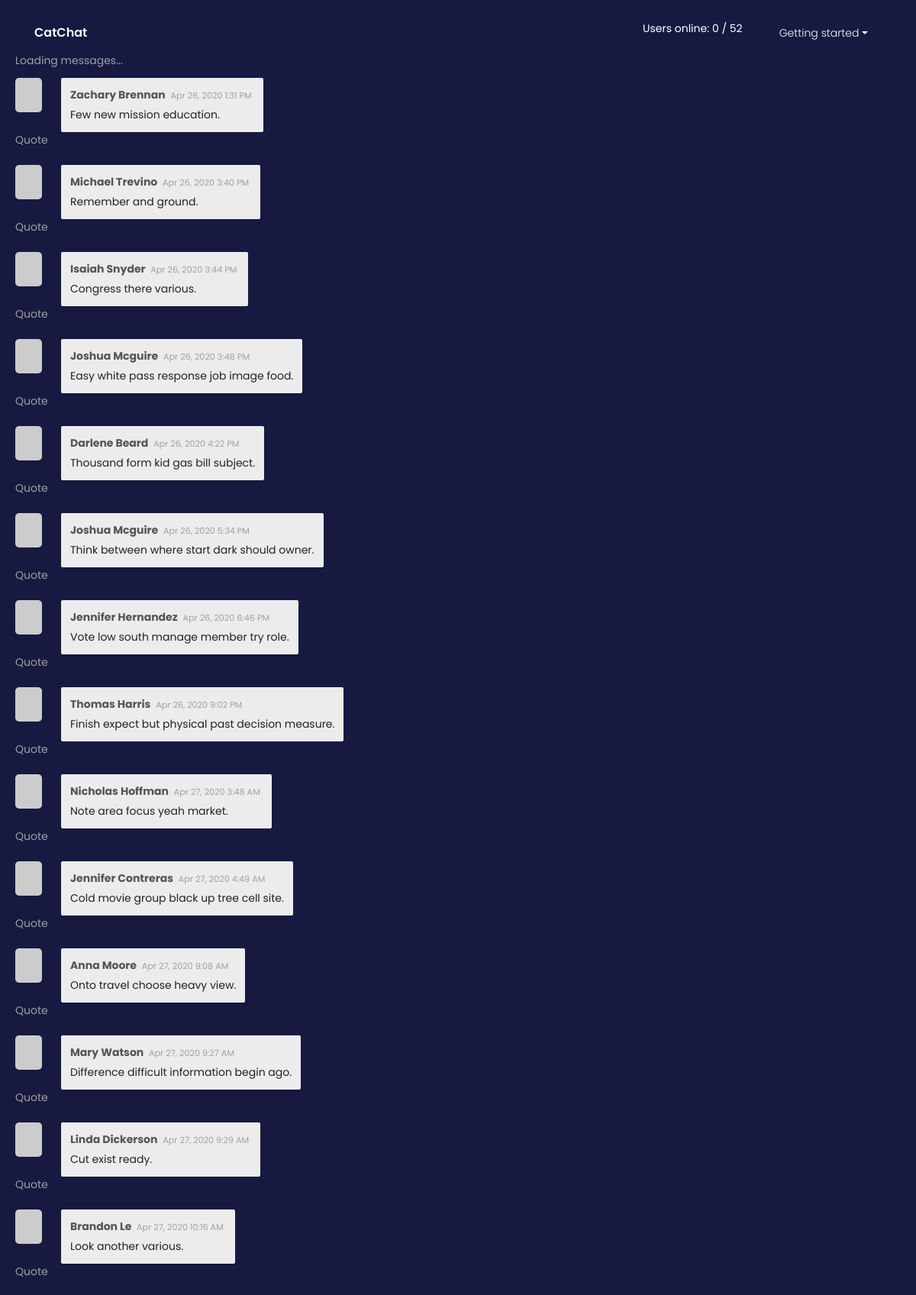
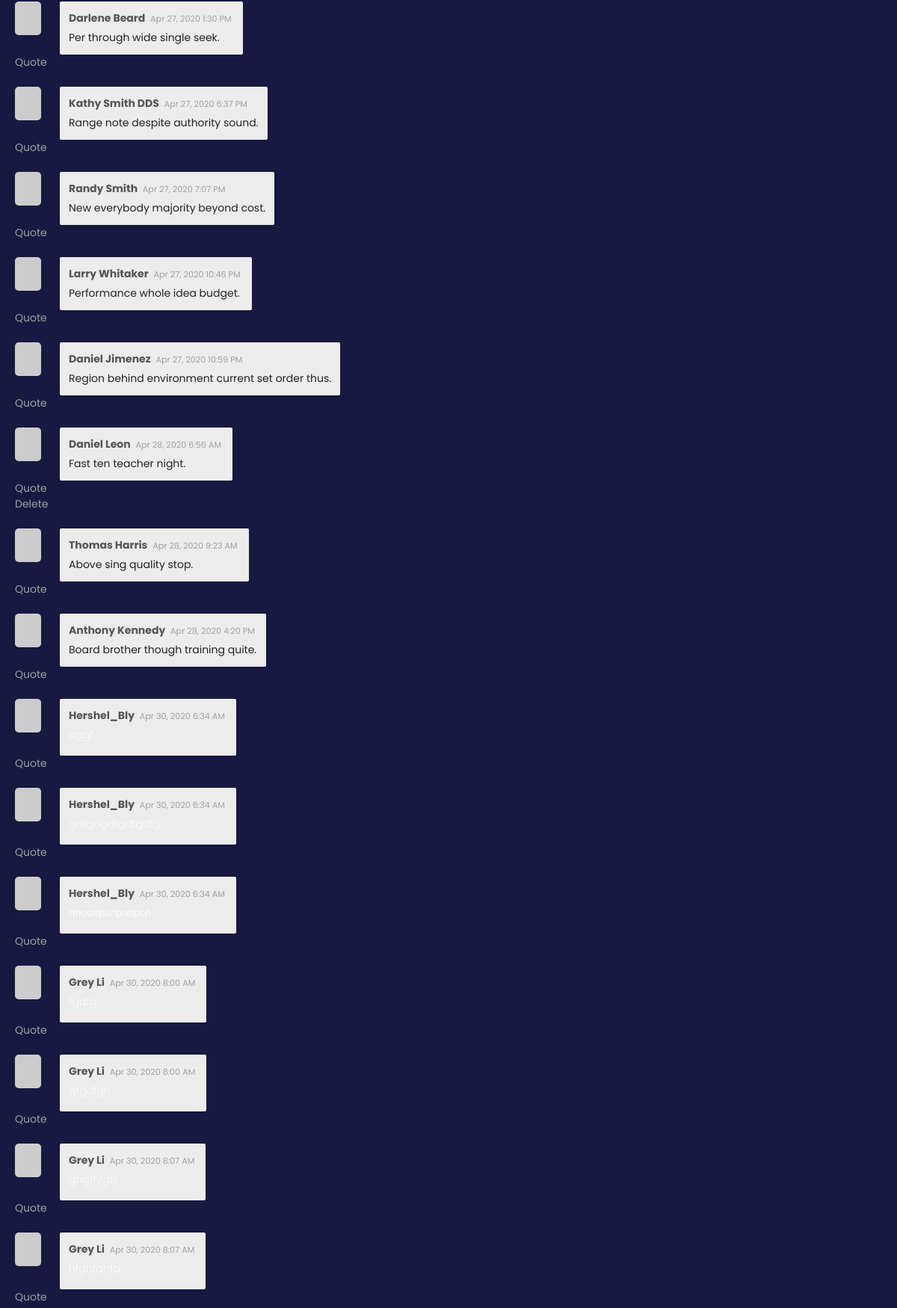
Screenshot of / (signed in, upper part) with the database file from the repository (2 pictures, top to bottom).
### catchat/models.py (models this page shows, shortened)
class Message(db.Model):
    id = db.Column(db.Integer, primary_key=True)
    body = db.Column(db.Text, nullable=False)
    timestamp = db.Column(db.DateTime, default=datetime.utcnow, index=True)
    author_id = db.Column(db.Integer, db.ForeignKey('user.id'))
    author = db.relationship('User', back_populates='messages')

class User(UserMixin, db.Model):
    id = db.Column(db.Integer, primary_key=True)
    access_token = db.Column(db.String(128))
    email = db.Column(db.String(254), unique=True, nullable=False)
    nickname = db.Column(db.String(30))
    password_hash = db.Column(db.String(128))
    email_hash = db.Column(db.String(128))
    github = db.Column(db.String(255))
    website = db.Column(db.String(255))
    bio = db.Column(db.String(120))
    messages = db.relationship('Message', back_populates='author', cascade='all')
    @property
    def is_admin(self):
        return self.email == current_app.config['CATCHAT_ADMIN_EMAIL']
    @property
    def gravatar(self):
        return 'https://gravatar.com/avatar/%s?d=monsterid' % self.email_hash

### catchat/blueprints/chat.py (the view)
@chat_bp.route('/')
def home():
    amount = current_app.config['CATCHAT_MESSAGE_PER_PAGE']
    messages = Message.query.order_by(Message.timestamp.asc())[-amount:]
    user_amount = User.query.count()
    return render_template('chat/home.html', messages=messages, user_amount=user_amount)

### catchat/extensions.py (called while the page is built)
@login_manager.user_loader
def load_user(user_id):
    from catchat.models import User
    return User.query.get(int(user_id))

### catchat/templates/chat/home.html (shortened to what this page needs)
{% extends 'base.html' %}
{% block content %}
    <div class="pusher">
        <div class="chat-box">
            <div class="messages">
                <div>Loading messages...</div>
                {% include 'chat/_messages.html' %}
            </div>
        </div>
    </div>
{% endblock %}

### catchat/templates/chat/_message.html (shortened to what this page needs)
<div class="msg-box">
    <div class="picture">
        <img class="pop-card" data-position="right center" data-offset="-40"
             data-href="{{ url_for('chat.get_profile', user_id=message.author.id) }}"
             src="{{ message.author.gravatar }}">
    </div>
    <div class="msg">
        <span class="nickname">{{ message.author.nickname }}</span>
        <small class="timestamp">{{ moment(message.timestamp).format('lll') }}</small>
        <span class="message-body">{{ message.body|safe }}</span>
    </div>
    {% if current_user.is_authenticated %}
        <div>
            <div class="menu" data-offset="-33">
                <div class="item quote-button"> Quote</div>
                {% if current_user == message.author or current_user.is_admin %}
                    <div class="item delete-button"
                         data-href="{{ url_for('chat.delete_message', message_id=message.id) }}"
                         onclick="confirm('Are you sure?')">
                         Delete
                    </div>
                {% endif %}
            </div>
        </div>
    {% endif %}
</div>

### rows the page displays
Message: author.nickname "Zachary Brennan", timestamp "Apr 26, 2020 1:31 PM", body "Few new mission education."
Message: author.nickname "Michael Trevino", timestamp "Apr 26, 2020 3:40 PM", body "Remember and ground."
Message: author.nickname "Isaiah Snyder", timestamp "Apr 26, 2020 3:44 PM", body "Congress there various."
Message: author.nickname "Joshua Mcguire", timestamp "Apr 26, 2020 3:48 PM", body "Easy white pass response job image food."
Message: author.nickname "Darlene Beard", timestamp "Apr 26, 2020 4:22 PM", body "Thousand form kid gas bill subject."
Message: author.nickname "Joshua Mcguire", timestamp "Apr 26, 2020 5:34 PM", body "Think between where start dark should owner."
Message: author.nickname "Jennifer Hernandez", timestamp "Apr 26, 2020 6:46 PM", body "Vote low south manage member try role."
Message: author.nickname "Thomas Harris", timestamp "Apr 26, 2020 9:02 PM", body "Finish expect but physical past decision measure."
Message: author.nickname "Nicholas Hoffman", timestamp "Apr 27, 2020 3:48 AM", body "Note area focus yeah market."
Message: author.nickname "Jennifer Contreras", timestamp "Apr 27, 2020 4:49 AM", body "Cold movie group black up tree cell site."
Message: author.nickname "Anna Moore", timestamp "Apr 27, 2020 9:08 AM", body "Onto travel choose heavy view."
Message: author.nickname "Mary Watson", timestamp "Apr 27, 2020 9:27 AM", body "Difference difficult information begin ago."
Message: author.nickname "Linda Dickerson", timestamp "Apr 27, 2020 9:29 AM", body "Cut exist ready."
Message: author.nickname "Brandon Le", timestamp "Apr 27, 2020 10:16 AM", body "Look another various."
Message: author.nickname "Darlene Beard", timestamp "Apr 27, 2020 1:30 PM", body "Per through wide single seek."
Message: author.nickname "Kathy Smith DDS", timestamp "Apr 27, 2020 6:37 PM", body "Range note despite authority sound."
Message: author.nickname "Randy Smith", timestamp "Apr 27, 2020 7:07 PM", body "New everybody majority beyond cost."
Message: author.nickname "Larry Whitaker", timestamp "Apr 27, 2020 10:46 PM", body "Performance whole idea budget."
Message: author.nickname "Daniel Jimenez", timestamp "Apr 27, 2020 10:59 PM", body "Region behind environment current set order thus."
Message: author.nickname "Daniel Leon", timestamp "Apr 28, 2020 6:56 AM", body "Fast ten teacher night."
Message: author.nickname "Thomas Harris", timestamp "Apr 28, 2020 9:23 AM", body "Above sing quality stop."
Message: author.nickname "Anthony Kennedy", timestamp "Apr 28, 2020 4:20 PM", body "Board brother though training quite."
Message: author.nickname "Hershel_Bly", timestamp "Apr 30, 2020 6:34 AM"
Message: author.nickname "Hershel_Bly", timestamp "Apr 30, 2020 6:34 AM"
Message: author.nickname "Hershel_Bly", timestamp "Apr 30, 2020 6:34 AM"
Message: author.nickname "Grey Li", timestamp "Apr 30, 2020 8:00 AM"
Message: author.nickname "Grey Li", timestamp "Apr 30, 2020 8:00 AM"
Message: author.nickname "Grey Li", timestamp "Apr 30, 2020 8:07 AM"
Message: author.nickname "Grey Li", timestamp "Apr 30, 2020 8:07 AM"

### other values shown
{{ user_amount }} "52"
